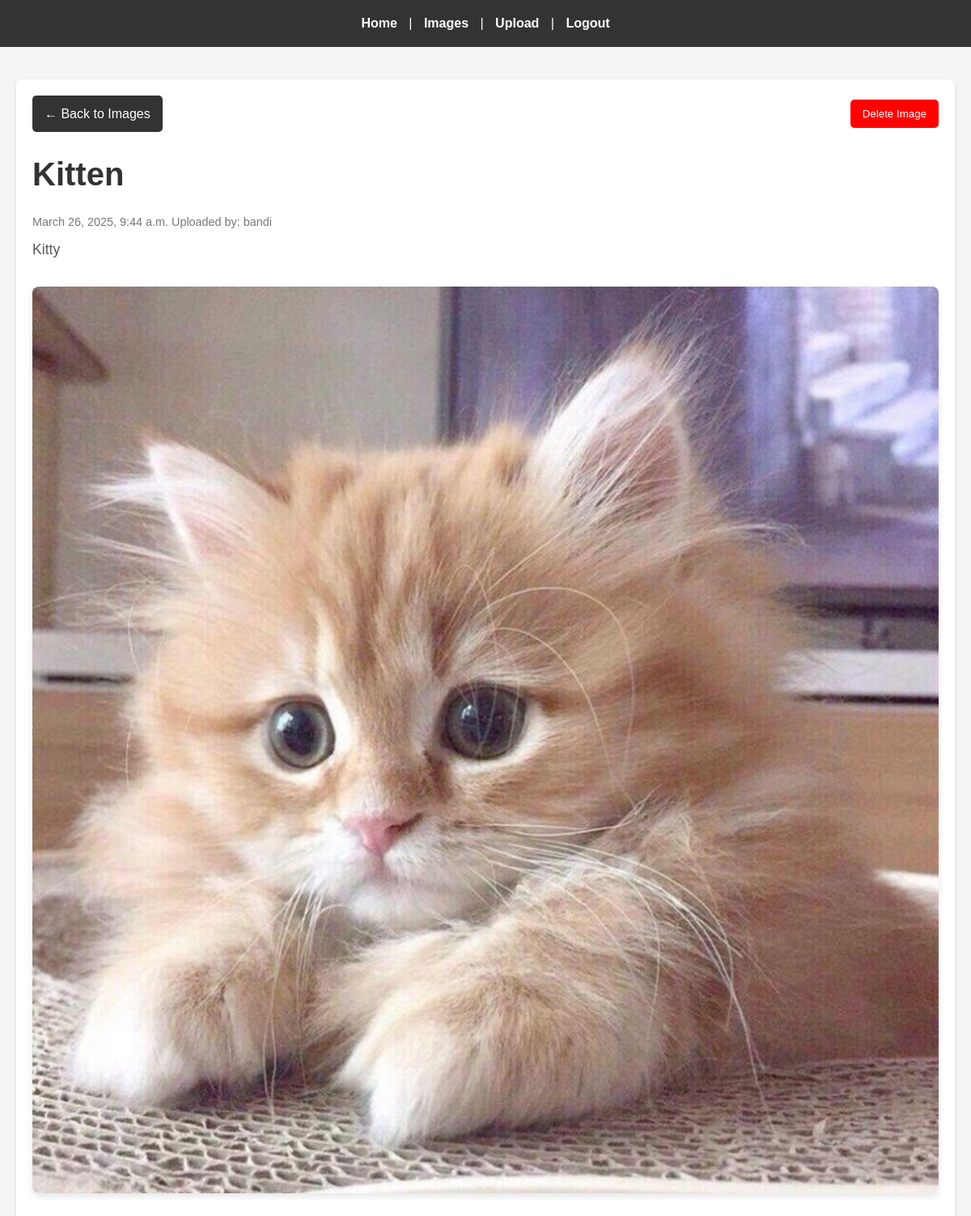
Screenshot of /images/kitten (signed in) with the database file from the repository.
### images/models.py (models this page shows, shortened)
class Image(models.Model):
    title = models.CharField(max_length=48)
    body = models.TextField()
    slug = models.SlugField(max_length=48, unique=True)
    date = models.DateTimeField(auto_now_add=True)
    banner = models.ImageField(default='fallback.png', blank=True)
    author = models.ForeignKey('auth.User', on_delete=models.CASCADE, default=1)

### images/views.py (the view)
# urls.py: path('<slug:slug>', views.image_page, name="page"),
@login_required
def image_page(request, slug):
    image = Image.objects.get(slug=slug)
    return render(request,  'images/image_page.html', {'image': image})

### images/templates/images/image_page.html (shortened to what this page needs)
{% extends 'layout.html' %}
{% load static %}
{% block content %}
    <section class="image-page">
        <div class="button-row">
            <a href="{% url 'images:list' %}" class="back-button">
                &larr; Back to Images
            </a>
            <div class="delete-container">
                <form method="post" action="{% url 'images:delete' slug=image.slug %}" onsubmit="return confirm('Are you sure you want to delete this image?');">
                    <button type="submit" class="delete-button">
                        Delete Image
                    </button>
                </form>
            </div>
        </div>
        <h1 class="image-title">{{ image.title }}</h1>
        <p class="image-card-date">{{ image.date }}
                                Uploaded by: {{ image.author }}</p>
        <p class="image-body">{{ image.body }}</p>
        <img
            class="banner"
            src="{{ image.banner.url }}"
            alt="{{ image.title }}"
        />
    </section>
{% endblock %}

### static/css/style.css (style rules this page uses)
* { margin: 0; padding: 0; box-sizing: border-box; }
body { font-family: 'Arial', sans-serif; line-height: 1.6; background-color: #f4f4f4; color: #333; }
section { background-color: #fff; padding: 20px; border-radius: 8px; box-shadow: 0 2px 4px rgba(0, 0, 0, 0.1); }
h1 { font-size: 2.5rem; margin-bottom: 1rem; color: #333; }
p { font-size: 1.1rem; margin-bottom: 1rem; color: #555; }
.banner { max-width: 100%; height: auto; display: block; margin: 20px auto; border-radius: 8px; box-shadow: 0 4px 8px rgba(0, 0, 0, 0.1); }
.image-card-date { font-size: 0.9rem; color: #777; margin-bottom: 0.5rem; }
.image-page { padding: 20px; }
.image-title { font-size: 2.5rem; margin-bottom: 1rem; color: #333; }
.image-body { font-size: 1.1rem; color: #555; line-height: 1.6; margin-bottom: 2rem; }
.image-page .banner { width: 100%; height: auto; border-radius: 8px; box-shadow: 0 4px 8px rgba(0, 0, 0, 0.1); }
.button-row { display: flex; justify-content: space-between; align-items: center; margin-bottom: 20px; }
.back-button { display: inline-block; background-color: #333; color: #fff; padding: 10px 15px; border-radius: 5px; text-decoration: none; transition: background-color 0.3s ease; }
.delete-container { text-align: right; }
.delete-button { background-color: red; color: white; padding: 10px 15px; border: none; border-radius: 5px; cursor: pointer; transition: background-color 0.3s ease; }

### rows the page displays
Image: title "Kitten", date "March 26, 2025, 9:44 a.m.", author "bandi", body "Kitty", banner (picture)
